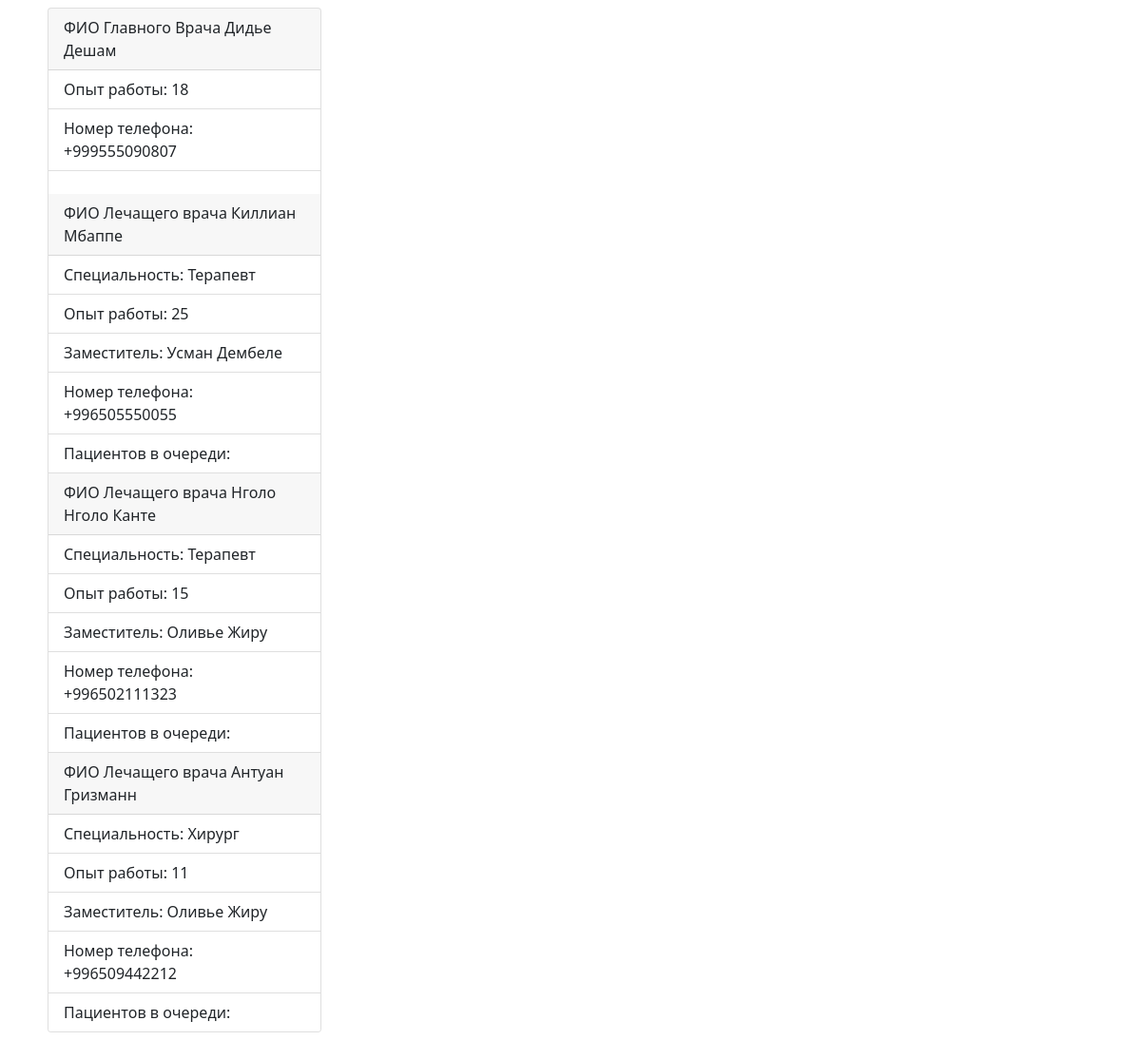
/hospital/1, run on the app's committed database.
### hospital/models.py (models this page shows)
class Worker(models.Model):
    title = models.CharField('Ф.И.О', max_length=50, default='')
    hospital = models.ForeignKey(Hospital, on_delete=models.DO_NOTHING, default=True)
    pin_code = models.CharField('ПИН-Код паспорта', max_length=30, default='')
    age = models.PositiveIntegerField('Возраст', default=0)
    stage = models.PositiveIntegerField('Стаж', default=0)
    number_tel = models.CharField('Номер телефона', max_length=20, default='')
    class Meta:
        abstract = True
    def __str__(self):
        return self.title

class HeadDoctor(Worker):
    hospital = models.OneToOneField(Hospital, on_delete=models.CASCADE, verbose_name='Место работы')

class Doctor(Worker):
    head_doctor = models.ForeignKey(HeadDoctor, on_delete=models.DO_NOTHING)
    SURGEON = 'Хирург'
    THERAPIST = 'Терапевт'
    profession = [
        (SURGEON, 'Хирург'),
        (THERAPIST, 'Терапевт'),
    ]
    nurse = models.ForeignKey(Nurse, on_delete=models.DO_NOTHING, default=True)
    work_profession = models.CharField(max_length=10, choices=profession, default=THERAPIST)

class Nurse(Worker):
    head_doctor = models.ForeignKey(HeadDoctor, on_delete=models.DO_NOTHING)

### hospital/views.py (the view)
# urls.py: path('hospital/<int:hos_id>', hospital, name='hos'),
def hospital(request, hos_id):
    head_doctor = HeadDoctor.objects.get(id=hos_id)
    doctor = Doctor.objects.filter(hospital_id=hos_id)
    context = {
        'main': head_doctor,
        'doctor': doctor,
    }
    return render(request, template_name='hospital/index.html', context=context)

### hospital/templates/hospital/index.html (shortened to what this page needs)
<!DOCTYPE html>
<html lang="en">
<head>
    <link href="https://cdn.jsdelivr.net/npm/bootstrap@5.0.2/dist/css/bootstrap.min.css" rel="stylesheet">
</head>
<body>
<div class="container">
    <div class="row">
        <div class="col-4">
            <div class="card m-2" style="width: 18rem;">
                <div class="card-header">ФИО Главного Врача {{ main.title }}</div>
                <ul class="list-group list-group-flush">
                                <li class="list-group-item">Опыт работы: {{ main.stage }}</li>
                                <li class="list-group-item">Номер телефона: {{ main.number_tel}}</li>
                                </ul>
                    <br>
                        {% for doc in doctor %}
                            <div class="card-header">ФИО Лечащего врача {{ doc.title }}</div>
                                <ul class="list-group list-group-flush">
                                <li class="list-group-item">Специальность: {{ doc.work_profession }}</li>
                                <li class="list-group-item">Опыт работы: {{ doc.stage }}</li>
                                <li class="list-group-item">Заместитель: {{ doc.nurse }}</li>
                                <li class="list-group-item">Номер телефона: {{ doc.number_tel}}</li>
                                <li class="list-group-item">Пациентов в очереди: </li>
                                </ul>
                {% endfor %}
            </div>
        </div>
    </div>
</div>
</body>
</html>

### data on the page
HeadDoctor: title "Дидье Дешам", stage "18", number_tel "+999555090807"
Doctor: title "Киллиан Мбаппе", work_profession "Терапевт", stage "25", nurse "Усман Дембеле", number_tel "+996505550055"
Doctor: title "Нголо Нголо Канте", work_profession "Терапевт", stage "15", nurse "Оливье Жиру", number_tel "+996502111323"
Doctor: title "Антуан Гризманн", work_profession "Хирург", stage "11", nurse "Оливье Жиру", number_tel "+996509442212"
